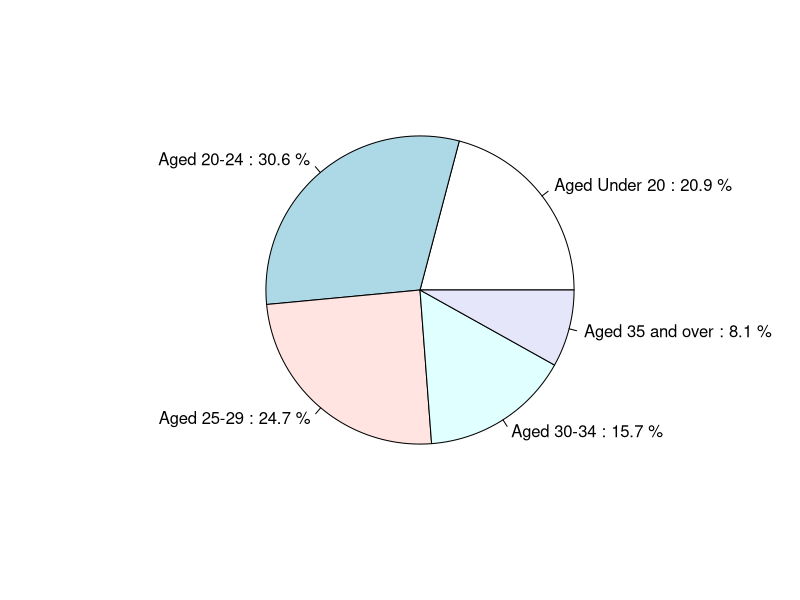
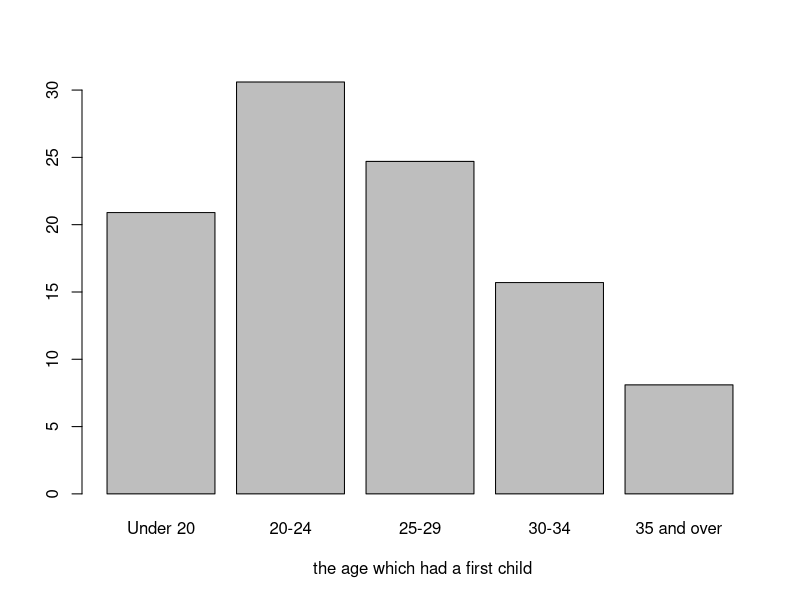

Generate these figures, in order, with R:
## ---- chunk 1

slices=c(20.9, 30.6, 24.7,15.7,8.1)
Age= c("Under 20", "20-24", "25-29","30-34","35 and over")
pct=round(slices/sum(slices)*100,digits = 1)
Age=paste("Aged",Age)
Age=paste(Age,pct, sep=" : ")
Age=paste(Age,"%")
pie(slices,labels= Age)
barplot(slices, names.arg=c("Under 20", "20-24", "25-29", "30-34", "35 and over"),xlab=" the age which had a first child" )

# 
